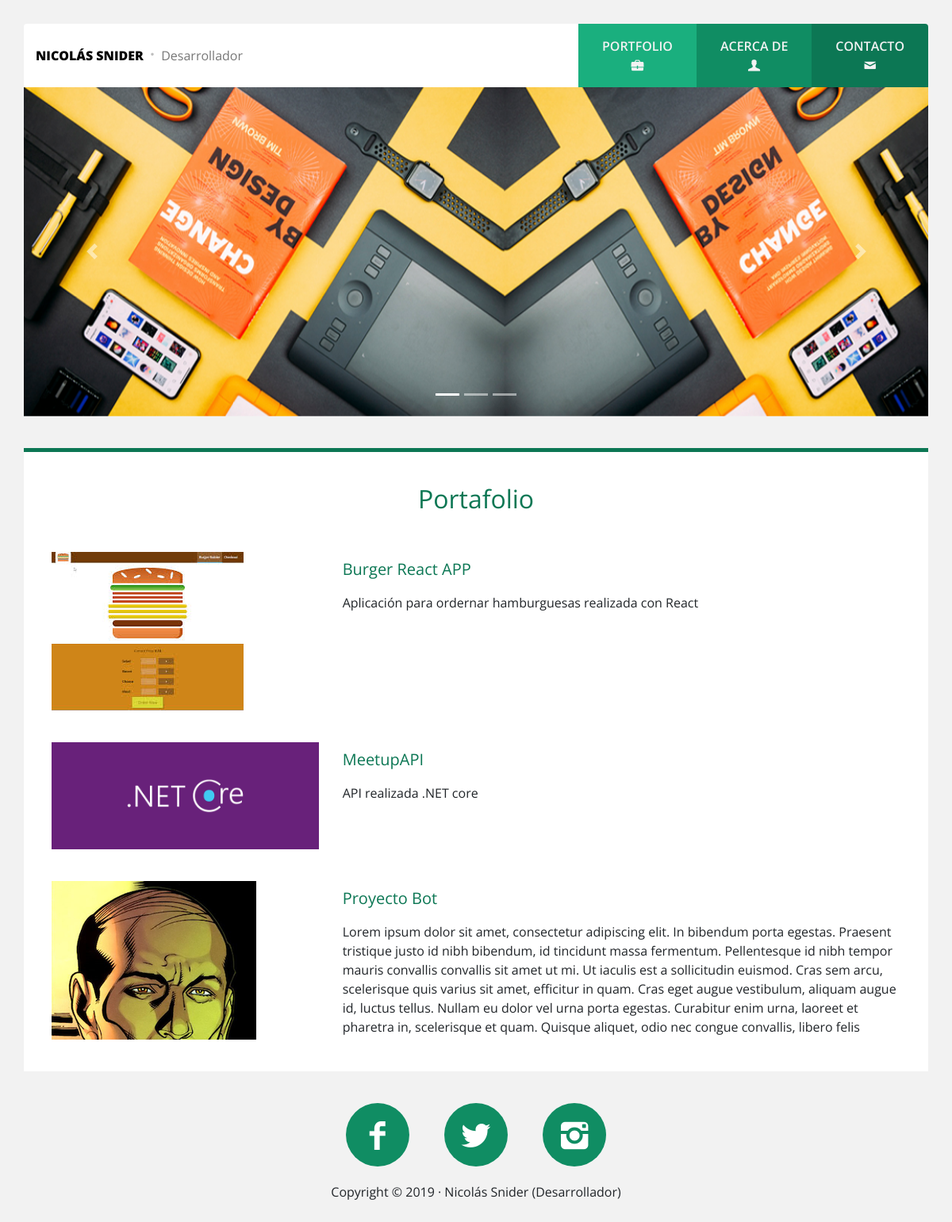
The page / on the database its author committed.
### portfolio/models.py (models this page shows, shortened)
class Project (models.Model):
    title = models.CharField(max_length=200, verbose_name="Title")
    description = models.TextField(verbose_name="Description")
    image = models.ImageField(verbose_name="Image", upload_to="Project")
    link = models.URLField(null=True, blank=True, verbose_name="Link")
    created = models.DateTimeField(auto_now_add=True, verbose_name="Created")
    updated = models.DateTimeField(auto_now=True, verbose_name="Updated")
    class Meta:
        verbose_name = "Project"
        verbose_name_plural = "Projects"
        ordering = ["-created"]

### portfolio/views.py (the view)
# urls.py: path('',views.portfolio,name="portfolio")
def portfolio(request):
    projects = Project.objects.all()
    return render(request,"portfolio/portfolio.html",{'projects':projects})

### portfolio/templates/portfolio/portfolio.html (shortened to what this page needs)
{% extends 'core/base.html' %}
{% load static %}
{% block slider %}
<div class="row slider">
    <div class="col">
        <div class="carousel slide" id="slider" data-ride="carousel">
            <ol class="carousel-indicators">
                <li data-target="#slider" data-slide-to="0" class="active"></li>
                <li data-target="#slider" data-slide-to="1"></li>
                <li data-target="#slider" data-slide-to="2"></li>
            </ol>
            <div class="carousel-inner">
                <div class="carousel-item active">
                    <img src="{% static 'core/img/slide1.jpg' %}" class="d-block w-100" alt="Slide#1">
                </div>
            </div>
            <a class="carousel-control-prev" href="#slider" role="button" data-slide="prev">
                <span class="carousel-control-prev-icon" aria-hidden="true"></span>
            </a>
            <a class="carousel-control-next" href="#slider" role="button" data-slide="next">
                <span class="carousel-control-next-icon" aria-hidden="true"></span>
            </a>
        </div>
    </div>
</div>
{% endblock %}
{% block content %}
<main>
    <div class="container">
        <div class="row contenedor">
            <div class="col">
                <h2 class="titulo">Portafolio</h2>
                <div class="row projects justify-content-center">
                    {% for project in projects %}
                    <div class="content-project col-12 col-lg-4 col-md-4">
                        <a href="" data-toggle="modal" data-target="#modal">
                            <img src="{{project.image.url}}" class="img-fluid" alt="...">
                        </a>
                    </div>
                    <div class="content-project col-12 col-lg-8 col-md-8">
                        <h5 class="title-project">{{project.title}}</h5>
                        {{project.description}}
                    </div>
                    {% endfor %}
                </div>
            </div>
        </div>
    </div>
</main>
{% endblock %}

### core/templates/core/base.html (shortened to what this page needs)
<!DOCTYPE html>
<html lang="es">
<head>
    {% load static %}
	<link rel="stylesheet" href="{% static 'core/css/bootstrap.min.css' %}">
	<link rel="stylesheet" href="{% static 'core/css/fontello.css' %}">
	<link rel="stylesheet" href="{% static 'core/css/styles.css' %} ">
</head>
<body>
	<header>
		<div class="container">
			<div class="nav row rounded-top align-items-stretch justify-content-between">
				<div
					class="col-md-12 col-lg logo d-flex align-items-center justify-content-center justify-content-lg-start">
					<a class="nombre" href="{% url 'portfolio' %}">Nicolás Snider</a>
					<samp class="icono icon-dot"></samp>
					<p>Desarrollador</p>
				</div>
				<nav class="col-md-12 col-lg-auto menu d-flex align-items-stretch flex-wrap flex-sm-nowrap">
					<a href="{% url 'portfolio' %}" class="c-1 d-flex align-items-center">
						<div class="d-flex flex-column text-center">
							<span>Portfolio</span>
							<i class="icono icon-briefcase"></i>
						</div>
					</a>
					<a href="{% url 'about' %}" class="c-2 d-flex align-items-center">
						<div class="d-flex flex-column text-center">
							<span>Acerca de</span>
							<i class="icono icon-user"></i>
						</div>
					</a>
					<a href="{% url 'contact' %}" class="c-3 d-flex align-items-center">
						<div class="d-flex flex-column text-center">
							<span>Contacto</span>
							<i class="icono icon-mail"></i>
						</div>
					</a>
				</nav>
			</div>
            {% block slider %}
            {% endblock %}
		</div>
	</header>
	<main>
        {% block content %}
        {% endblock %}
	</main>
	<footer>
		<div class="container">
			<div class="row redes-sociales justify-content-center">
				<div class="col-auto">
					<a href="#" class="icono icon-facebook facebook"></a>
					<a href="#" class="icono icon-twitter twitter"></a>
					<a href="#" class="icono icon-instagram instagram"></a>
				</div>
				<div class="col-12 text-center copyright">
					<samp>
						<p>Copyright &copy; 2019 · Nicolás Snider (Desarrollador) </p>
					</samp>
				</div>
			</div>
		</div>
	</footer>
</body>
</html>

### core/static/core/css/styles.css (style rules this page uses)
body { background: #f2f2f2; font-family: 'Open Sans', sans-serif; }
header { margin-top: 30px; }
header .nav { min-height: 80px; overflow: hidden; background: #fff; }
header .logo a, header .logo samp, header .logo p { font-size: 16px; display: inline-block; margin: 0; }
header .logo .nombre { font-weight: 800; text-transform: uppercase; text-decoration: none; color: black; }
header .logo .icono { color: #bfbfbf; }
header .logo p { color: #777777; }
header .menu { padding: 0; }
header .menu a { display: block; padding: 0 30px; text-decoration: none; color: #f2f2f2; }
header .menu a div span { font-weight: 600; text-transform: uppercase; }
header .menu .c-1 { background: #1aaf7e; }
header .menu .c-2 { background: #108d63; }
header .menu .c-3 { background: #0c7754; }
.slider { margin-bottom: 40px; }
.slider .col { padding: 0; }
.contenedor { background: #fff; border-top: 5px solid #0c7754; padding: 0 20px; }
.titulo { padding: 40px 0; text-align: center; color: #0c7754; font-family: 'Open Sans', sans-serif; font-weight: 400; }
.title-project { padding: 10px 0; color: #0c7754; font-family: 'Open Sans', sans-serif; font-weight: 400; }
.contenedor .projects .content-project { margin-bottom: 40px; max-height: 200px; overflow: hidden; }
.contenedor .projects .content-project a { background: #25d198; display: inline-block; }
.redes-sociales { padding: 40px 0; margin-bottom: 40px; text-align: center; }
.redes-sociales .icono { width: 80px; height: 80px; font-size: 40px; line-height: 80px; color: #fff; text-align: center; background: #108d63; display: inline-block; margin: 0px 20px; text-decoration: none; border-radius: 80px; transition: all .3s ease; }
.redes-sociales .copyright { padding: 20PX 0; }
.redes-sociales .copyright samp P { font-family: 'Open Sans', sans-serif; }

### rows shown on the page
Project: image (picture), title "Burger React APP", description "Aplicación para ordernar hamburguesas realizada con React"
Project: image (picture), title "MeetupAPI", description "API realizada .NET core"
Project: image (picture), title "Proyecto Bot", description "Lorem ipsum dolor sit amet, consectetur adipiscing elit. In bibendum porta egestas. Praesent tristique justo id nibh bibendum, id tincidunt massa fermentum. Pellentesque id nibh tempor mauris convallis convallis sit amet ut mi. Ut iaculis est a sollicitudin euismod. Cras sem arcu, scelerisque quis varius sit amet, efficitur in quam. Cras eget augue vestibulum, aliquam augue id, luctus tellus. Nullam eu dolor vel urna porta egestas. Curabitur enim urna, laoreet et pharetra in, scelerisque et quam. Quisque aliquet, odio nec congue convallis, libero felis…"
